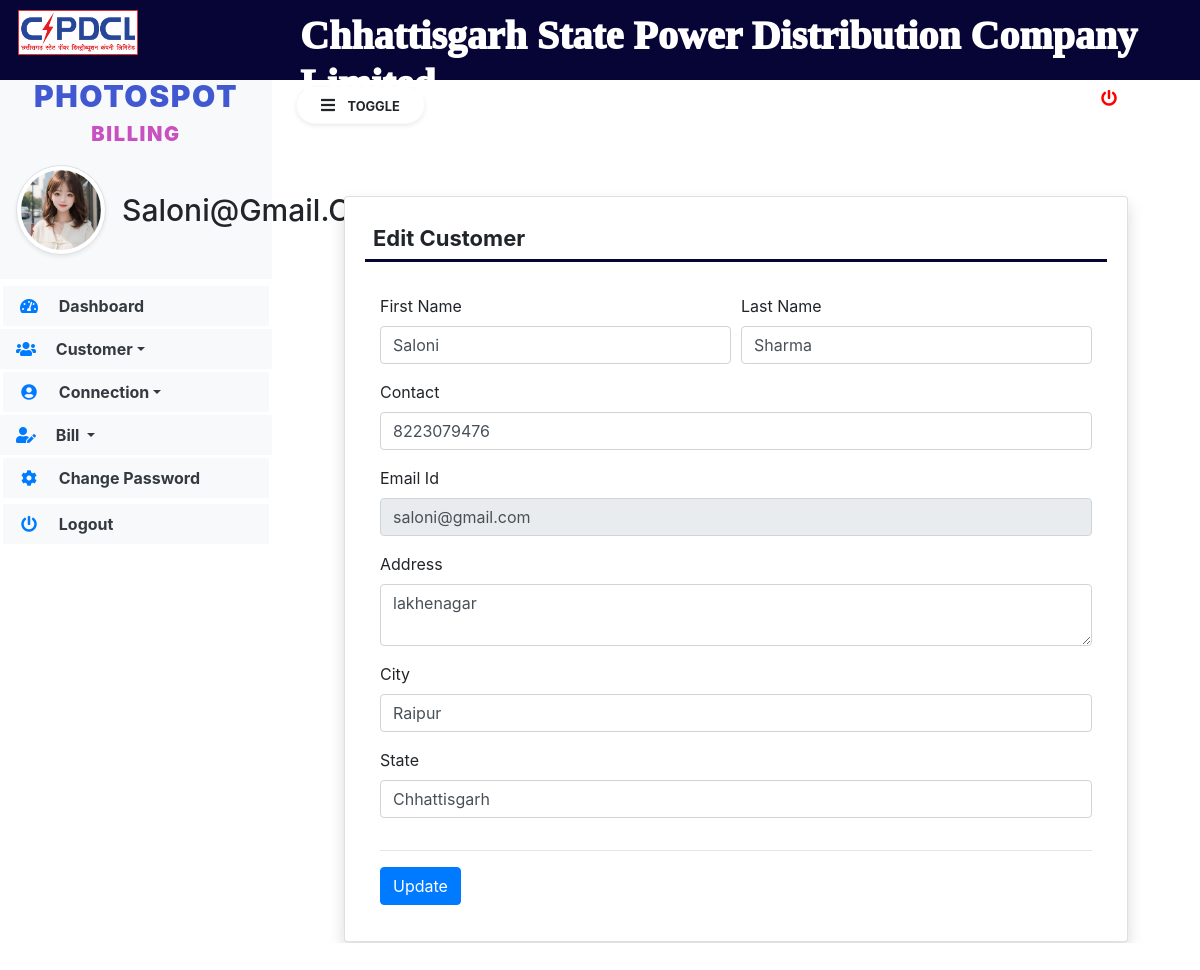
/edit_Customer/1 (signed in), run on the app's committed database.
### electricity/models.py (models this page shows, shortened)
class Customer(models.Model):
    user = models.ForeignKey(User,on_delete=models.CASCADE)
    contact = models.CharField(max_length=15, null=True)
    address = models.CharField(max_length=200, null=True)
    city = models.CharField(max_length=100,null=True)
    state = models.CharField(max_length=100, null=True)
    regdate = models.DateTimeField(auto_now_add=True)

### electricity/views.py (the view, shortened to what this page needs)
# urls.py: path('edit_Customer/<int:pid>', edit_Customer, name='edit_Customer'),
def edit_Customer(request,pid):
    if not request.user.is_authenticated:
        return redirect('admin_login')
    user = User.objects.get(id=request.user.id)
    customer = Customer.objects.get(id=pid)
    error = False
    d = {'customer': customer, 'user': user, 'error': error}
    return  render(request, 'edit_Customer.html', locals())

### electricity/templates/edit_Customer.html (shortened to what this page needs)
{% extends 'navbar1.html' %}
{% load static %}
{% block body1 %}
<body  style="background-image: url('{% static 'images/0403.jpg' %}')">
<div class="card shadow m-5">
    <div class="card-body">
      <h5 class="p-2" style="border-bottom: 3px solid rgb(7, 5, 54);font-size: 22px;font-weight: 700;">Edit Customer</h5><br/>
      <div class="container-fluid">
        <form method="post" onsubmit="return MobileValidate()">
          <div class="form-row">
            <div class="col-sm-6">
             <div class="form-group">
               <label>First Name</label>
               <input type="text" name="firstname" class="form-control" value="{{customer.user.first_name}}">
             </div>
            </div>
             <div class="col-sm-6">
              <div class="form-group">
                <label>Last Name</label>
                <input type="text" name="lastname" class="form-control" value="{{customer.user.last_name}}">
              </div>
            </div>
           <div class="col-sm-12">
             <div class="form-group">
               <label>Contact</label>
               <input type="number" name="contact" class="form-control" value="{{customer.contact}}">
             </div>
            </div>
            <div class="col-sm-12">
             <div class="form-group">
               <label>Email Id</label>
               <input type="email" name="email" class="form-control" value="{{customer.user.username}}" readonly>
             </div>
            </div>
            <div class="col-sm-12">
             <div class="form-group">
               <label>Address</label>
               <textarea name="address" class="form-control" rows="2">{{customer.address}}</textarea>
             </div>
            </div>
            <div class="col-sm-12">
             <div class="form-group">
               <label>City</label>
               <input type="text" name="city" class="form-control" value="{{customer.city}}">
             </div>
            </div>
            <div class="col-sm-12">
             <div class="form-group">
               <label>State</label>
               <input type="text" name="state" class="form-control" value="{{customer.state}}">
             </div>
            </div>
          </div>
          <hr>
        <input type="submit" value="Update" class="btn btn-primary">
        </form>
      </div>
    </div>
  </div>
</body>
{% endblock %}

### electricity/templates/navbar1.html (shortened to what this page needs)
{% load static %}
<html>
<head>
<link rel="stylesheet"
	href="https://maxcdn.bootstrapcdn.com/bootstrap/4.5.2/css/bootstrap.min.css">
<link rel="stylesheet"
	href="https://pro.fontawesome.com/releases/v5.10.0/css/all.css"
 />
<link href="https://cdnjs.cloudflare.com/ajax/libs/select2/4.0.13/css/select2.min.css" rel="stylesheet" />
<link rel = stylesheet href=https://cdn.datatables.net/1.10.20/css/jquery.dataTables.min.css>
<link rel = stylesheet href=https://cdn.datatables.net/buttons/1.6.1/css/buttons.dataTables.min.css>
<link rel="stylesheet" href="{% static 'css/sidebar.css' %}">
</head>
<body>
	 <div style="display:flex;width:100%;height:10vh;background-color:rgb(7, 5, 54);position:fixed;z-index:999">
<a href="https://cspdcl.co.in/cseb/frmHome.aspx"><img src="{% static 'images/CSPDCL Logo.gif'%}"  alt="" style="height:45px; width:120px;margin-top:8%;margin-left:15% "  ></a>
<h5 style="color:white;margin-left:15%;margin-top:1%; font-family: 'Monotype Corsiva';font-size: 40px;font-weight: 1000;">Chhattisgarh State Power Distribution Company Limited</h5>
</div>
	<div class="bg-white vertical-nav " id="sidebar" style="margin-top:50px">
		<div class="bg-light py-4 px-3 mb-1">
			<p class="text-center font-weight-bold text-uppercase px-3 sidebar-title"><span style="color: #4158d0;font-size: 30px;font-weight: 900;">PhotoSpot</span> <span style="color: #c850c0;font-size: 20px;font-weight: 900;">Billing</span></p>
			<div class="media d-flex align-items-center">
				<img src="{% static 'images/img3.jpg' %}" width="90" height="80"
					class="mr-3 rounded-circle img-thumbnail shadow-sm">
				<div class="media-body">
					<h4 class="mb-0" style="text-transform: capitalize;font-size: 30px;font-weight: 500;margin-left: -10px;margin-top: -10px;">{{request.user.username}}</h4>
				</div>
			</div>
		</div>
		<ul class="nav flex-column bg-white">
			<li class="nav-item"><a href="{% url 'admin_home' %}"
				class="nav-link text-dark bg-light"> <i
					class="fas fa-tachometer-alt fa-fw mr-3 text-primary"></i>
					Dashboard
			</a></li>
			<li class=" dropdown"><a href=""
				class="nav-link dropdown-toggle text-dark bg-light" id="navbardrop"
				data-toggle="dropdown"> <i
					class="fas fa-users fa-fw mr-3 text-primary"></i> Customer</a>
			</li>
			<li class="nav-item dropdown"><a href=""
				class="nav-link dropdown-toggle text-dark bg-light" id="navbardrop"
				data-toggle="dropdown">
				<i class="fas fa-user-circle fa-fw mr-3 text-primary"></i> Connection</a>
			</li>
			<li class=" dropdown"><a href=""
				class="nav-link dropdown-toggle text-dark bg-light" id="navbardrop"
				data-toggle="dropdown"> <i
					class="fas fa-user-edit fa-fw mr-3 text-primary"></i> Bill
			</a>
				</li>
                <li class="nav-item"><a href="{% url 'change_password' %}"
				class="nav-link text-dark bg-light"> <i
					class="fas fa-cog fa-fw mr-3 text-primary"></i>
					Change Password
			</a></li>
			 <li class="nav-item"><a href="{% url 'logout' %}"
				class="nav-link text-dark bg-light">
				<i class="fas fa-power-off fa-fw mr-3 text-primary"></i>
					Logout
			</a></li>
		</ul>
	</div>
<br><br><br>
	<div class="page-content p-4" id="content" style="margin-top:-10px">
		<a data-toggle="modal" data-target="#exampleModalCenter" title="logout" class="text-white float-right"><i
			class="fas fa-power-off"></i> <b>Logout</b></a>
		<button id="sidebarCollapse" type="button"
			class="btn btn-light bg-white rounded-pill shadow-sm px-4 mb-4">
			<i class="fas fa-bars mr-2"></i> <small
				class="text-uppercase font-weight-bold">Toggle</small>
		</button>
		{% block body1 %}
		{% endblock %}
</div>
</body>
</html>

### electricity/static/css/sidebar.css (style rules this page uses)
.sidebar-title { letter-spacing: 0.1em; color: #aaa; }
body { min-height: 100vh; }
.vertical-nav { min-width: 17rem; width: 17rem; height: 100vh; position: fixed; top: 0; left: 0; transition:all 0.4s; }
.page-content { width: calc(100%-17rem); margin-left: 17rem; transition:all 0.4s; }
.nav-link { font-weight : bold; }
.fa-power-off { color: red; }

### data on the page
Customer: firstname "Saloni", lastname "Sharma", contact "8223079476", email "saloni@gmail.com", address "lakhenagar", city "Raipur", state "Chhattisgarh"

### other printed values
{{ request.user.username }} "Saloni@gmail.com"
